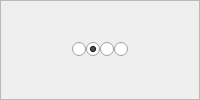
     <widget class="QFrame" name="DockTabFrame">
      <property name="maximumSize">
       <size>
        <width>16777215</width>
        <height>128</height>
       </size>
      </property>
      <property name="frameShape">
       <enum>QFrame::StyledPanel</enum>
      </property>
      <property name="frameShadow">
       <enum>QFrame::Raised</enum>
      </property>
      <layout class="QHBoxLayout" name="horizontalLayout">
       <property name="spacing">
        <number>0</number>
       </property>
       <property name="leftMargin">
        <number>0</number>
       </property>
       <property name="topMargin">
        <number>0</number>
       </property>
       <property name="rightMargin">
        <number>0</number>
       </property>
       <property name="bottomMargin">
        <number>0</number>
       </property>
       <item>
        <spacer name="horizontalSpacer">
         <property name="orientation">
          <enum>Qt::Horizontal</enum>
         </property>
         <property name="sizeHint" stdset="0">
          <size>
           <width>40</width>
           <height>20</height>
          </size>
         </property>
        </spacer>
       </item>
       <item>
        <widget class="QRadioButton" name="NewsTabButton">
         <property name="toolTip">
          <string>News</string>
         </property>
         <property name="text">
          <string/>
         </property>
         <property name="icon">
          <iconset resource="lb2.qrc">
           <normaloff>:/assets/img/icons/news.png</normaloff>:/assets/img/icons/news.png</iconset>
         </property>
         <property name="iconSize">
          <size>
           <width>48</width>
           <height>48</height>
          </size>
         </property>
        </widget>
       </item>
       <item>
        <widget class="QRadioButton" name="GameTabButton">
         <property name="sizePolicy">
          <sizepolicy hsizetype="Fixed" vsizetype="Fixed">
           <horstretch>0</horstretch>
           <verstretch>0</verstretch>
          </sizepolicy>
         </property>
         <property name="maximumSize">
          <size>
           <width>16777215</width>
           <height>16777215</height>
          </size>
         </property>
         <property name="toolTip">
          <string>Game</string>
         </property>
         <property name="text">
          <string/>
         </property>
         <property name="icon">
          <iconset resource="lb2.qrc">
           <normaloff>:/assets/img/icons/srb2.png</normaloff>:/assets/img/icons/srb2.png</iconset>
         </property>
         <property name="iconSize">
          <size>
           <width>48</width>
           <height>48</height>
          </size>
         </property>
         <property name="checked">
          <bool>true</bool>
         </property>
        </widget>
       </item>
       <item>
        <widget class="QRadioButton" name="HelpTabButton">
         <property name="maximumSize">
          <size>
           <width>16777215</width>
           <height>16777215</height>
          </size>
         </property>
         <property name="toolTip">
          <string>Help</string>
         </property>
         <property name="text">
          <string/>
         </property>
         <property name="icon">
          <iconset resource="lb2.qrc">
           <normaloff>:/assets/img/icons/about.png</normaloff>:/assets/img/icons/about.png</iconset>
         </property>
         <property name="iconSize">
          <size>
           <width>48</width>
           <height>48</height>
          </size>
         </property>
        </widget>
       </item>
       <item>
        <widget class="QRadioButton" name="SettingsTabButton">
         <property name="maximumSize">
          <size>
           <width>16777215</width>
           <height>16777215</height>
          </size>
         </property>
         <property name="toolTip">
          <string>Launcher Settings</string>
         </property>
         <property name="text">
          <string/>
         </property>
         <property name="icon">
          <iconset resource="lb2.qrc">
           <normaloff>:/assets/img/icons/settings.png</normaloff>:/assets/img/icons/settings.png</iconset>
         </property>
         <property name="iconSize">
          <size>
           <width>48</width>
           <height>48</height>
          </size>
         </property>
        </widget>
       </item>
       <item>
        <spacer name="horizontalSpacer_2">
         <property name="orientation">
          <enum>Qt::Horizontal</enum>
         </property>
         <property name="sizeHint" stdset="0">
          <size>
           <width>40</width>
           <height>20</height>
          </size>
         </property>
        </spacer>
       </item>
      </layout>
     </widget>
